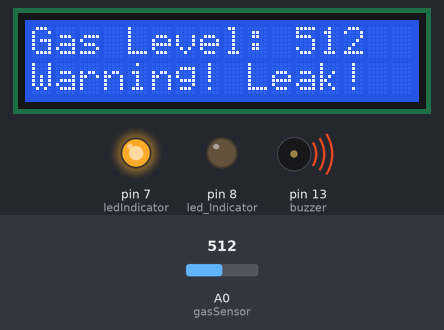
The sketch below on a simulated Arduino Uno, built with avr-gcc and run on an emulated ATmega328P. Parts: 16×2 character LCD, output pins drawn as LEDs (lit = HIGH), buzzer (waves = sounding). Dashed ring = blinking. The inputs (shaded band) are chosen by the test bench; at power-on: A0 (gasSensor) = 512. What the sketch prints to the serial monitor is not drawn.

Above: at 3.2 s.
3.3 s: A0 (gasSensor) set to 492
At 7.2 s:
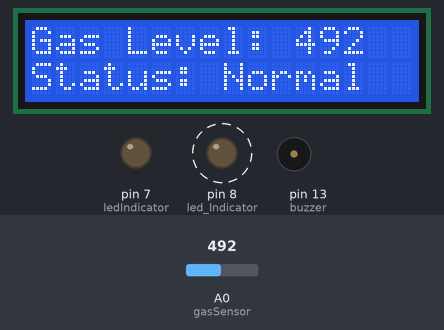
7.4 s: A0 (gasSensor) set to 510
At 8.9 s:
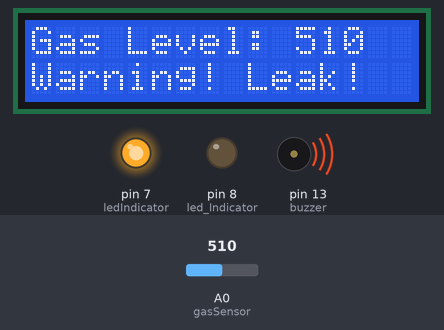
10.6 s: A0 (gasSensor) set to 490
At 11.5 s:
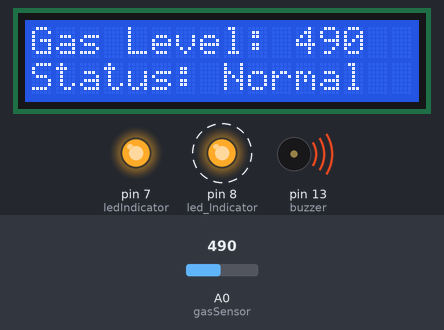
Timing chart, 0 to 19.1 s (numbered marks = the images above; inputs shaded):
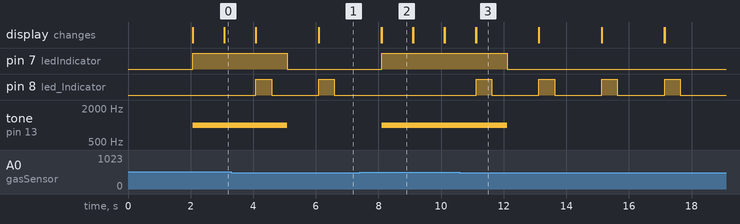

The sketch:

sketch_feb13a.ino
```cpp
#include <LiquidCrystal.h>

// LCD pin configuration
const int rs = 12, en = 11, d4 = 5, d5 = 4, d6 = 3, d7 = 2;
LiquidCrystal lcd(rs, en, d4, d5, d6, d7);

// Sensor and output pins
const int gasSensor = A0;
const int buzzer = 13;
const int ledIndicator = 7;
const int led_Indicator = 8;

void setup() {
    Serial.begin(115200); // Start serial communication
    lcd.begin(16, 2); // Initialize LCD

    pinMode(gasSensor, INPUT);
    pinMode(buzzer, OUTPUT);
    pinMode(ledIndicator, OUTPUT);
    pinMode(led_Indicator, OUTPUT);

    lcd.print("Gas Detector");
    lcd.setCursor(0, 1);
    lcd.print("Ready...");
    delay(2000);
    lcd.clear();
}

void loop() {
    int gasLevel = analogRead(gasSensor);  // Read gas sensor value
    Serial.println(gasLevel);  // Send data to Flask

    lcd.setCursor(0, 0);
    lcd.print("Gas Level: ");
    lcd.print(gasLevel);

    if (gasLevel > 500) {
        lcd.setCursor(0, 1);
        lcd.print("Warning! Leak!");
        digitalWrite(ledIndicator, HIGH);
        tone(buzzer, 1000);
    } else {
        lcd.setCursor(0, 1);
        lcd.print("Status: Normal ");
        digitalWrite(led_Indicator, HIGH);
        delay(500);
        digitalWrite(led_Indicator, LOW);
        delay(500);

        noTone(buzzer);
        digitalWrite(ledIndicator, LOW);
    }

    delay(1000);
    lcd.clear();
}
```

Measured:
- the behaviour switches between 501 and 500 on A0 (gasSensor) (found by bisection; images 0 and 1)
- after the input at 3.3 s, pin 7 (ledIndicator): HIGH → LOW after 1.8 s; pin 8 (led_Indicator): alternates HIGH for 0.50 s and LOW for 1.5 s, starting after 0.79 s; tone on pin 13 (buzzer): 1000 Hz → silent after 1.8 s; the display: first differs from a run without the input after 0.79 s (image 1)
- after the input at 7.4 s, pin 7 (ledIndicator): LOW → HIGH after 0.70 s; pin 8 (led_Indicator): stays LOW (without the input it goes to HIGH after 0.70 s); tone on pin 13 (buzzer): silent → 1000 Hz after 0.70 s; the display: first differs from a run without the input after 0.70 s (image 2)
- after the input at 10.6 s, pin 7 (ledIndicator): HIGH → LOW after 1.5 s; pin 8 (led_Indicator): alternates HIGH for 0.50 s and LOW for 1.5 s, starting after 0.52 s; tone on pin 13 (buzzer): 1000 Hz → silent after 1.5 s; the display: first differs from a run without the input after 0.52 s (image 3)
- what the display in image 2 shows lasts 1.0 s, from 8.1 s to 9.1 s
